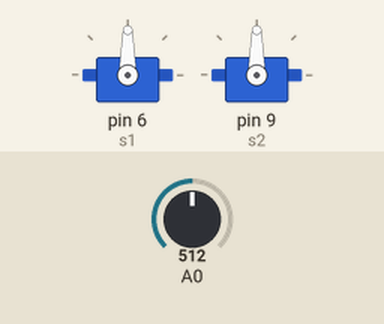
This sketch was run on a simulated Arduino Uno, built with avr-gcc and run on an emulated ATmega328P. On the bench: 2 × servo. The inputs (shaded band) are chosen by the test bench; at power-on: A0 = 512.

Above: at 1.2 s.
1.3 s: A0 set to 716
At 2.3 s:
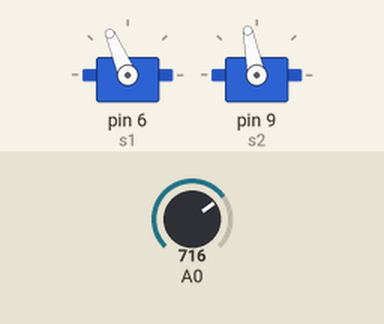
2.8 s: A0 set to 900
At 3.4 s:
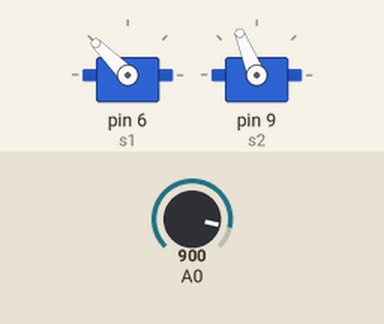
4.3 s: A0 set to 1023
At 4.6 s:
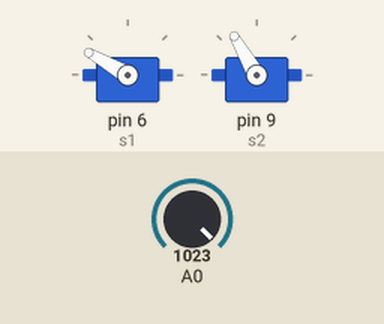
5.8 s: A0 set to 306
At 6.9 s:
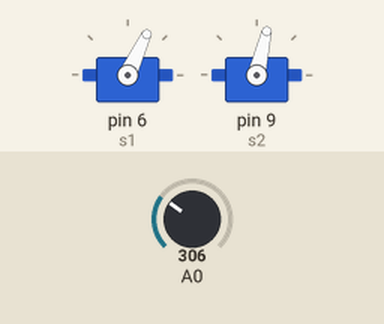
7.3 s: A0 set to 122
At 8.0 s:
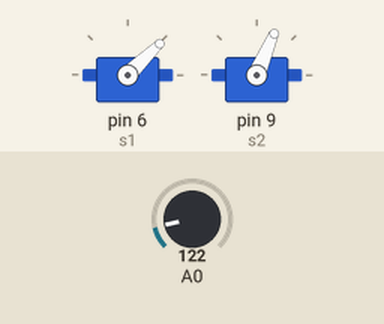
Timing chart, 0 to 9.8 s (numbered marks = the images above; inputs shaded):
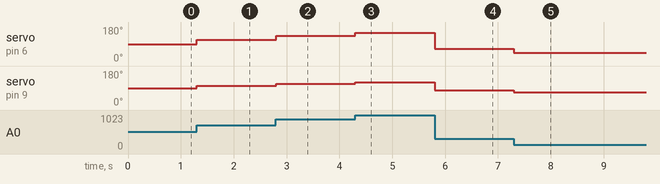

The sketch:

m3_atividade11_questaoB.ino
```cpp
#include <Servo.h>

Servo s1, s2;

void setup() {
  s1.attach(6);
  s2.attach(9);
}

void loop() {
  int v = analogRead(A0);
  s1.write(map(v, 0, 1023, 30, 150));
  s2.write(map(v, 0, 1023, 60, 120));
}
```

Measured:
- after the input at 1.3 s, servo on pin 6 (s1): 90° → 113° at once; servo on pin 9 (s2): 90° → 101° at once
- after the input at 2.8 s, servo on pin 6 (s1): 113° → 135° at once; servo on pin 9 (s2): 101° → 112° at once
- after the input at 4.3 s, servo on pin 6 (s1): 135° → 150° at once; servo on pin 9 (s2): 112° → 120° at once
- after the input at 5.8 s, servo on pin 6 (s1): 150° → 65° at once; servo on pin 9 (s2): 120° → 77° at once
- after the input at 7.3 s, servo on pin 6 (s1): 65° → 44° at once; servo on pin 9 (s2): 77° → 67° at once
